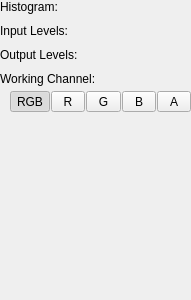
<?xml version="1.0" encoding="UTF-8"?>
<ui version="4.0">
 <class>FilterWidget</class>
 <widget class="QWidget" name="FilterWidget">
  <property name="geometry">
   <rect>
    <x>0</x>
    <y>0</y>
    <width>191</width>
    <height>300</height>
   </rect>
  </property>
  <property name="windowTitle">
   <string>Form</string>
  </property>
  <layout class="QVBoxLayout" name="verticalLayout" stretch="0,1">
   <property name="spacing">
    <number>0</number>
   </property>
   <property name="leftMargin">
    <number>0</number>
   </property>
   <property name="topMargin">
    <number>0</number>
   </property>
   <property name="rightMargin">
    <number>0</number>
   </property>
   <property name="bottomMargin">
    <number>0</number>
   </property>
   <item>
    <layout class="QVBoxLayout" name="verticalLayout_6">
     <property name="spacing">
      <number>5</number>
     </property>
     <item>
      <widget class="QLabel" name="label_5">
       <property name="text">
        <string>Histogram:</string>
       </property>
      </widget>
     </item>
     <item>
      <layout class="QHBoxLayout" name="horizontalLayout_6">
       <property name="spacing">
        <number>1</number>
       </property>
       <property name="leftMargin">
        <number>10</number>
       </property>
       <item>
        <widget class="QWidget" name="mWidgetHistogram" native="true"/>
       </item>
      </layout>
     </item>
     <item>
      <widget class="QLabel" name="label_4">
       <property name="text">
        <string>Input Levels:</string>
       </property>
      </widget>
     </item>
     <item>
      <layout class="QHBoxLayout" name="horizontalLayout_5">
       <property name="spacing">
        <number>1</number>
       </property>
       <property name="leftMargin">
        <number>10</number>
       </property>
       <item>
        <widget class="anitools::widgets::InputLevelsWidget" name="mWidgetInputLevels" native="true"/>
       </item>
      </layout>
     </item>
     <item>
      <widget class="QLabel" name="label_3">
       <property name="text">
        <string>Output Levels:</string>
       </property>
      </widget>
     </item>
     <item>
      <layout class="QHBoxLayout" name="horizontalLayout_4">
       <property name="spacing">
        <number>1</number>
       </property>
       <property name="leftMargin">
        <number>10</number>
       </property>
       <item>
        <widget class="anitools::widgets::OutputLevelsWidget" name="mWidgetOutputLevels" native="true"/>
       </item>
      </layout>
     </item>
     <item>
      <widget class="QLabel" name="label_2">
       <property name="text">
        <string>Working Channel:</string>
       </property>
      </widget>
     </item>
     <item>
      <layout class="QHBoxLayout" name="horizontalLayout_3">
       <property name="spacing">
        <number>1</number>
       </property>
       <property name="leftMargin">
        <number>10</number>
       </property>
       <item>
        <widget class="QToolButton" name="mButtonWorkingChannelRGB">
         <property name="sizePolicy">
          <sizepolicy hsizetype="Preferred" vsizetype="Preferred">
           <horstretch>0</horstretch>
           <verstretch>0</verstretch>
          </sizepolicy>
         </property>
         <property name="text">
          <string>RGB</string>
         </property>
         <property name="checkable">
          <bool>true</bool>
         </property>
         <property name="checked">
          <bool>true</bool>
         </property>
         <property name="autoExclusive">
          <bool>true</bool>
         </property>
         <property name="class" stdset="0">
          <string>cFlatOptionButton</string>
         </property>
         <attribute name="buttonGroup">
          <string notr="true">buttonGroup</string>
         </attribute>
        </widget>
       </item>
       <item>
        <widget class="QToolButton" name="mButtonWorkingChannelRed">
         <property name="sizePolicy">
          <sizepolicy hsizetype="Preferred" vsizetype="Preferred">
           <horstretch>0</horstretch>
           <verstretch>0</verstretch>
          </sizepolicy>
         </property>
         <property name="text">
          <string>R</string>
         </property>
         <property name="checkable">
          <bool>true</bool>
         </property>
         <property name="autoExclusive">
          <bool>true</bool>
         </property>
         <property name="class" stdset="0">
          <string>cFlatOptionButton</string>
         </property>
         <attribute name="buttonGroup">
          <string notr="true">buttonGroup</string>
         </attribute>
        </widget>
       </item>
       <item>
        <widget class="QToolButton" name="mButtonWorkingChannelGreen">
         <property name="sizePolicy">
          <sizepolicy hsizetype="Preferred" vsizetype="Preferred">
           <horstretch>0</horstretch>
           <verstretch>0</verstretch>
          </sizepolicy>
         </property>
         <property name="text">
          <string>G</string>
         </property>
         <property name="checkable">
          <bool>true</bool>
         </property>
         <property name="autoExclusive">
          <bool>true</bool>
         </property>
         <property name="class" stdset="0">
          <string>cFlatOptionButton</string>
         </property>
         <attribute name="buttonGroup">
          <string notr="true">buttonGroup</string>
         </attribute>
        </widget>
       </item>
       <item>
        <widget class="QToolButton" name="mButtonWorkingChannelBlue">
         <property name="sizePolicy">
          <sizepolicy hsizetype="Preferred" vsizetype="Preferred">
           <horstretch>0</horstretch>
           <verstretch>0</verstretch>
          </sizepolicy>
         </property>
         <property name="text">
          <string>B</string>
         </property>
         <property name="checkable">
          <bool>true</bool>
         </property>
         <property name="autoExclusive">
          <bool>true</bool>
         </property>
         <property name="class" stdset="0">
          <string>cFlatOptionButton</string>
         </property>
         <attribute name="buttonGroup">
          <string notr="true">buttonGroup</string>
         </attribute>
        </widget>
       </item>
       <item>
        <widget class="QToolButton" name="mButtonWorkingChannelAlpha">
         <property name="sizePolicy">
          <sizepolicy hsizetype="Preferred" vsizetype="Preferred">
           <horstretch>0</horstretch>
           <verstretch>0</verstretch>
          </sizepolicy>
         </property>
         <property name="text">
          <string>A</string>
         </property>
         <property name="checkable">
          <bool>true</bool>
         </property>
         <property name="autoExclusive">
          <bool>true</bool>
         </property>
         <property name="class" stdset="0">
          <string>cFlatOptionButton</string>
         </property>
         <attribute name="buttonGroup">
          <string notr="true">buttonGroup</string>
         </attribute>
        </widget>
       </item>
      </layout>
     </item>
    </layout>
   </item>
   <item>
    <spacer name="verticalSpacer">
     <property name="orientation">
      <enum>Qt::Vertical</enum>
     </property>
     <property name="sizeHint" stdset="0">
      <size>
       <width>0</width>
       <height>0</height>
      </size>
     </property>
    </spacer>
   </item>
  </layout>
 </widget>
 <customwidgets>
  <customwidget>
   <class>anitools::widgets::InputLevelsWidget</class>
   <extends>QWidget</extends>
   <header>inputlevelswidget.h</header>
   <container>1</container>
  </customwidget>
  <customwidget>
   <class>anitools::widgets::OutputLevelsWidget</class>
   <extends>QWidget</extends>
   <header>outputlevelswidget.h</header>
   <container>1</container>
  </customwidget>
 </customwidgets>
 <resources/>
 <connections/>
 <buttongroups>
  <buttongroup name="buttonGroup"/>
 </buttongroups>
</ui>
